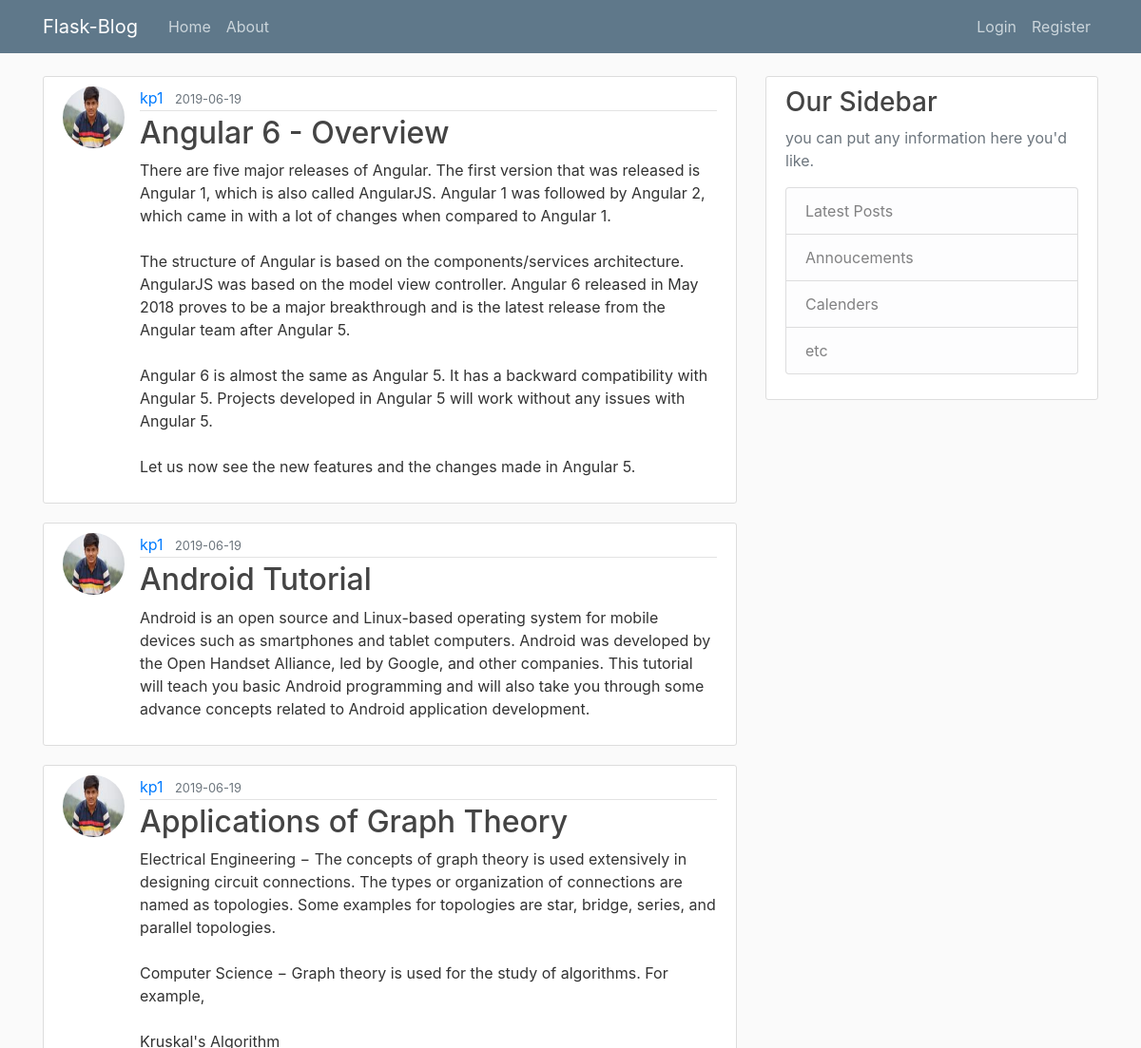
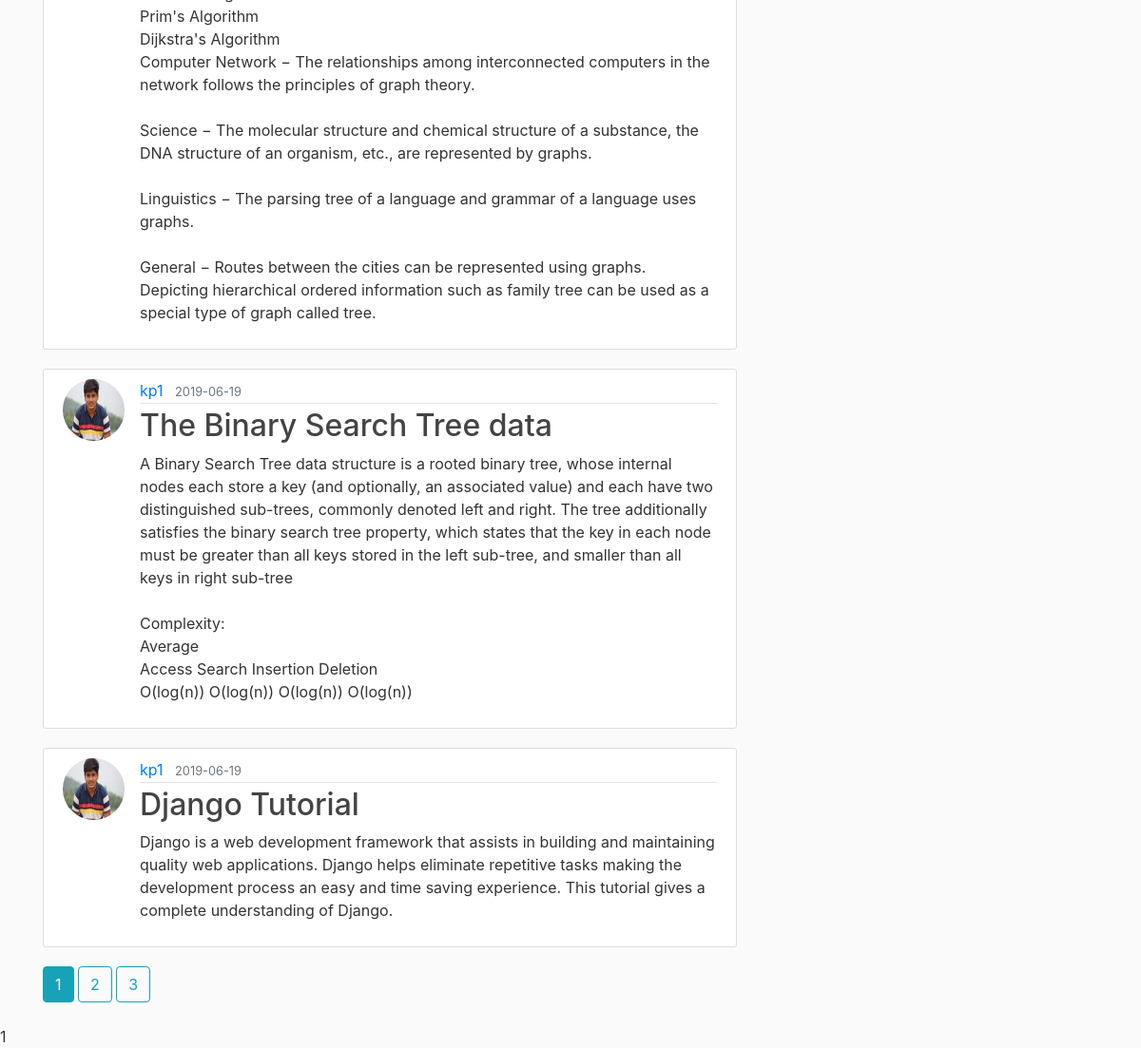
The page /home on the database its author committed (2 pictures, top to bottom).
### flaskblog/models.py (models this page shows, shortened)
class Post(db.Model):
    id = db.Column(db.Integer, primary_key=True)
    title=db.Column(db.String(100),nullable=False)
    date_posted=db.Column(db.DateTime, nullable=False, default=datetime.utcnow)
    content = db.Column(db.Text, nullable=False)
    user_id = db.Column(db.Integer, db.ForeignKey('user.id'),nullable=False)

class User(db.Model,UserMixin):
    id = db.Column(db.Integer, primary_key=True)
    username = db.Column(db.String(20),unique=True, nullable = False)
    email = db.Column(db.String(120), unique=True, nullable=False)
    image_file = db.Column(db.String(20), nullable=False, default='default.jpg')
    password = db.Column(db.String(60), nullable=False)
    posts = db.relationship('Post', backref='author', lazy=True)

### flaskblog/main/routes.py (the view)
@main.route("/")
@main.route("/home")
def home():
    page = request.args.get('page',1,type=int)
    posts = Post.query.order_by(Post.date_posted.desc()).paginate(page=page, per_page=5)
    return render_template("home.html", posts=posts, title = 'home')

### flaskblog/templates/home.html
{% extends "layout.html"%}
{% block content %}
    {% for post in posts.items%}
        <article class="media content-section">
            <img class="rounded-circle article-img" src="{{ url_for('static',filename='profile_pics/'+post.author.image_file)}}">
            <div class="media-body">
                <div class="article-metadata">
                    <a class="mr-2" href="{{url_for('users.user_posts', username=post.author.username)}}">{{post.author.username}}</a>
                    <small class="text-muted">{{post.date_posted.strftime('%Y-%m-%d')}}</small>
                </div>
                <h2><a style="text-decoration:none" class="article-title" href="{{url_for('posts.post', post_id=post.id)}}">{{post.title}}</a></h2>
                <p class="article-content">{{post.content}}</p>
            </div>
        </article>
    {%endfor%}
    {% for page_num in posts.iter_pages(left_edge=1, right_edge=1, left_current=1, right_current=2) %}
        {% if page_num %}
            {% if posts.page==page_num %}
                <a class="btn btn-info mb-4" href="{{ url_for('main.home',page=page_num)}}">{{ page_num }}</a>
            {% else %}
                <a class="btn btn-outline-info mb-4" href="{{ url_for('main.home',page=page_num)}}">{{page_num}}</a>
            {% endif %}
        {% else %}
            ...
        {% endif %}
    {%endfor%}
{% endblock content %}

### flaskblog/templates/layout.html (shortened to what this page needs)
<!DOCTYPE html>
<html lang="en">
<head>
    <link rel="stylesheet" href="https://stackpath.bootstrapcdn.com/bootstrap/4.3.1/css/bootstrap.min.css">
    <link rel="stylesheet" type="text/css" href="{{url_for('static', filename='main.css')}}">
</head>
<body>
    <header class="site-header">
        <nav class="navbar navbar-expand-md navbar-dark bg-steel fixed-top">
            <div class="container">
                <a class="navbar-brand mr-4" href="/">Flask-Blog</a>
                <div class="collapse navbar-collapse" id="navbarToggle">
                    <div class="navbar-nav mr-auto">
                        <a class="nav-item nav-link" href="{{url_for('main.home')}}">Home</a>
                        <a class="nav-item nav-link" href="{{url_for('main.about')}}">About</a>
                    </div>
                    <div class="navbar-nav">
                        {% if current_user.is_authenticated %}
                            <a class="nav-item nav-link" href="{{url_for('posts.new_post')}}">New Post</a>
                            <a class="nav-item nav-link" href="{{url_for('users.account')}}">Account</a>
                            <a class="nav-item nav-link" href="{{url_for('users.logout')}}">Logout</a>
                        {% else %}
                            <a class="nav-item nav-link" href="{{url_for('users.login')}}">Login</a>
                            <a class="nav-item nav-link" href="{{url_for('users.register')}}">Register</a>
                        {% endif %}
                    </div>
                </div>
            </div>
        </nav>
    </header>
    <main role="main" class="container">
    <div class="row">
        <div class="col-md-8">
            {% block content %}{% endblock %}
        </div>
        <div class= "col-md-4">
            <div class="content-section">
                <h3>Our Sidebar</h3>
                <p class='text-muted'>you can put any information here you'd like.
                    <ul class="list-group">
                        <li class="list-group-item list-group-item-light">Latest Posts</li>
                        <li class="list-group-item list-group-item-light">Annoucements</li>
                        <li class="list-group-item list-group-item-light">Calenders</li>
                        <li class="list-group-item list-group-item-light">etc</li>
                    </ul>
                </p>
            </div>
        </div>
    </div>
    </main>
</body>
</html>

### flaskblog/static/main.css (style rules this page uses)
body { background: #fafafa; color:#333333; margin-top:5rem; }
h1,h2,h3,h4,h5,h6 { color:#444444; }
.bg-steel { background-color: #5f788a; }
.site-header .navbar-nav .nav-link { color:#cbd5db; }
.content-section { background:#ffffff; padding: 10px 20px; border: 1px solid #dddddd; border-radius:3px; margin-bottom: 20px; }
.article-title { color:#444444; }
.article-content { white-space: pre-line; }
.article-img { height:65px; width:65px; margin-right:16px; }
.article-metadata { padding-bottom:1px; margin-bottom: 4px; border-bottom: 1px solid #e3e3e3; }

### rows shown on the page
Post: image_file (picture), author.username "kp1", date_posted "2019-06-19", title "Angular 6 - Overview", content "There are five major releases of Angular. The first version that was released is Angular 1, which is also called AngularJS. Angular 1 was followed by Angular 2, which came in with a lot of changes when compared to Angular 1. The structure of Angular is based on the components/services architecture. AngularJS was based on the model view controller. Angular 6 released in May 2018 proves to be a major breakthrough and is the latest release from the Angular team after Angular 5. Angular 6 is almost the same as Angular 5. It has a backward compatibility with Angular 5. Projects developed in Angular 5 will work without any issues with Angular 5. Let us now see the new features and the changes…"
Post: image_file (picture), author.username "kp1", date_posted "2019-06-19", title "Android Tutorial", content "Android is an open source and Linux-based operating system for mobile devices such as smartphones and tablet computers. Android was developed by the Open Handset Alliance, led by Google, and other companies. This tutorial will teach you basic Android programming and will also take you through some advance concepts related to Android application development."
Post: image_file (picture), author.username "kp1", date_posted "2019-06-19", title "Applications of Graph Theory", content "Electrical Engineering − The concepts of graph theory is used extensively in designing circuit connections. The types or organization of connections are named as topologies. Some examples for topologies are star, bridge, series, and parallel topologies. Computer Science − Graph theory is used for the study of algorithms. For example, Kruskal's Algorithm Prim's Algorithm Dijkstra's Algorithm Computer Network − The relationships among interconnected computers in the network follows the principles of graph theory. Science − The molecular structure and chemical structure of a substance, the DNA structure of an organism, etc., are represented by graphs. Linguistics − The parsing tree of a…"
Post: image_file (picture), author.username "kp1", date_posted "2019-06-19", title "The Binary Search Tree data", content "A Binary Search Tree data structure is a rooted binary tree, whose internal nodes each store a key (and optionally, an associated value) and each have two distinguished sub-trees, commonly denoted left and right. The tree additionally satisfies the binary search tree property, which states that the key in each node must be greater than all keys stored in the left sub-tree, and smaller than all keys in right sub-tree Complexity: Average Access Search Insertion Deletion O(log(n)) O(log(n)) O(log(n)) O(log(n))"
Post: image_file (picture), author.username "kp1", date_posted "2019-06-19", title "Django Tutorial", content "Django is a web development framework that assists in building and maintaining quality web applications. Django helps eliminate repetitive tasks making the development process an easy and time saving experience. This tutorial gives a complete understanding of Django."

### other values the page prints
{{ page_num }} "1"
{{ page_num }} "2" "3"
